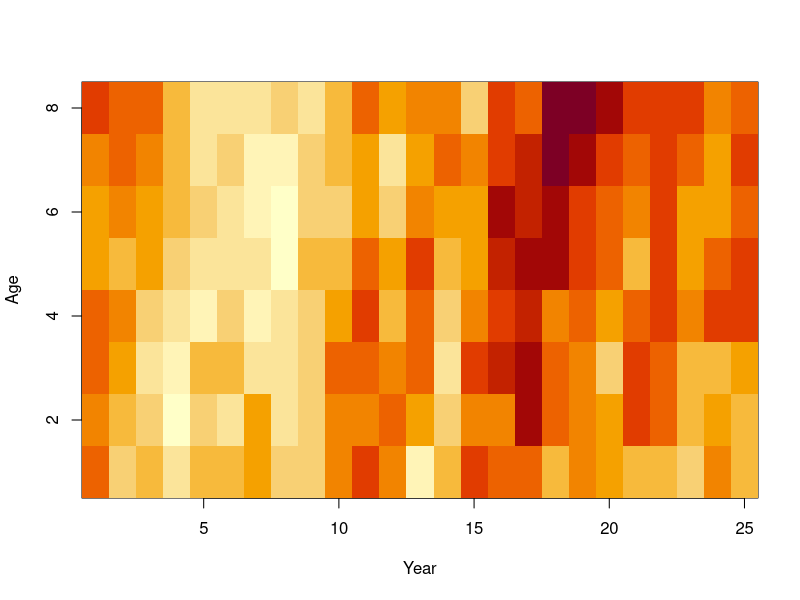
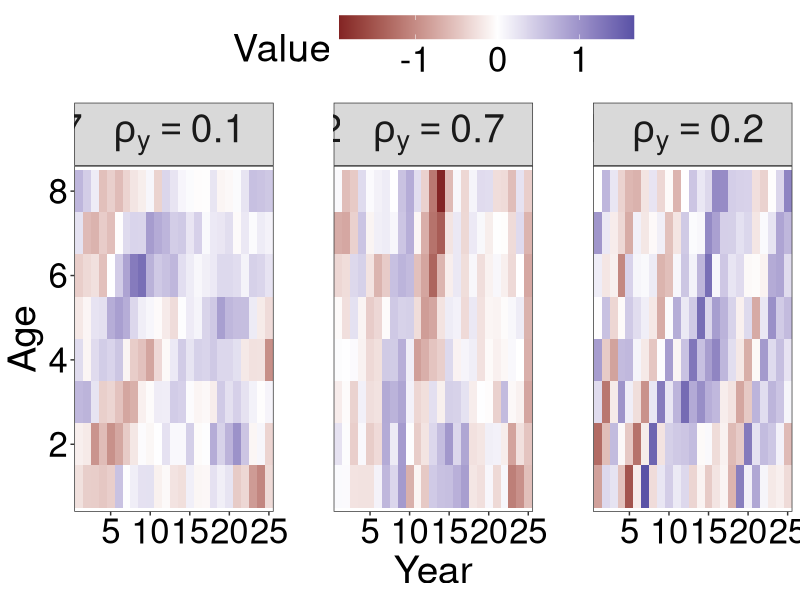

Here is the R script that generated these plots, in order:
library(here)
library(Matrix)
library(mvtnorm)
library(tidyverse)

# pcorr_year ->  Correlation for ages within a year
# pcorr_age ->  Correlation for years within an age
make_precision <-
function( n_a,
          n_t,
          pcorr_age,
          pcorr_year,
          pcorr_cohort,
          margvar = 1,
          what = "Q" ){

  index = expand.grid( "age"=seq_len(n_a), "year"=seq_len(n_t) )

  i = j = x = NULL
  for( n in 1:nrow(index) ){
    age = index[n,'age']
    year = index[n,'year']
    if( age>1 ){
      i = c( i, n )
      j = c( j, which(index[,'age']==(age-1) & index[,'year']==year) )
      x = c(x, pcorr_year)
    }
    if( year>1 ){
      i = c( i, n )
      j = c( j, which(index[,'age']==age & index[,'year']==(year-1)) )
      x = c(x, pcorr_age)
    }
    if( age>1 & year>1 ){
      i = c( i, n )
      j = c( j, which(index[,'age']==(age-1) & index[,'year']==(year-1)) )
      x = c(x, pcorr_cohort)
    }
  }

  #marg_pcorr_cohort = pcorr_cohort + 2*pcorr_age*pcorr_year
  #condvar = (1 - pcorr_age^2 - pcorr_year^2 - marg_pcorr_cohort^2) * margvar
  condvar = (1 - pcorr_age^2 - pcorr_year^2 - pcorr_cohort^2) * margvar
  #d = NULL
  #for( n in 1:nrow(index) ){
  #  age = index[n,'age']
  #  year = index[n,'year']
  #  if( age==1 & year==1 ){
  #    d = c(d, margvar)
  #  }else if( age==1 & year>1 ){
  #    d = c(d, margvar * (1-pcorr_age^2))
  #  }else if( age>1 & year==1 ){
  #    d = c(d, margvar * (1-pcorr_year^2))
  #  }else{
  #    d = c(d, condvar)
  #  }
  #}

  # Assemble SAR precision
  B = sparseMatrix( i=i, j=j, x=x, dims=rep(n_a*n_t,2) )
  I = sparseMatrix( i=seq_len(n_a*n_t), j=seq_len(n_a*n_t), x=rep(1,n_a*n_t) )
  L = solve(I-B)

  # Solve Omega recursively for stationary variance
  d = rep(NA, nrow(index))
  for( n in 1:nrow(index) ){
    if(n==1){
      d[n] = margvar
    }else{
      cumvar = sum(L[n,seq_len(n-1)] * d[seq_len(n-1)] * L[n,seq_len(n-1)])
      d[n] = (margvar-cumvar) / L[n,n]^2
    }
  }
  if(any(d<0)) stop("Check d")

  #
  Omega = sparseMatrix( i=seq_len(n_a*n_t), j=seq_len(n_a*n_t), x=d, dims=rep(n_a*n_t,2) )
  Omega_inv = sparseMatrix( i=seq_len(n_a*n_t), j=seq_len(n_a*n_t), x=1/d, dims=rep(n_a*n_t,2) )

  # Eq. 2 from Ver Hoef et al. 2018 "On the relationship between conditional (CAR) and simultaneous (SAR) autoregressive models"
  #Q = tcrossprod(I-t(B))
  #Q = (I-t(B)) %*% (I-B)
  Q = (I-t(B)) %*% Omega_inv %*% (I-B)
  Var = L %*% Omega %*% t(L)

  if(what=="Q") return(Q)
  if(what=="Var") return(Var)
  if(what=="Omega") return(Omega)
  if(what=="dmat") return(matrix(d,nrow=n_a,ncol=n_t))
}

# Explore
n_a = 8
n_t = 25
pcorr_age = 0.2
pcorr_year = 0.7
pcorr_cohort = 0.1
#marg_var = condvar / (1 - pcorr_age^2 - pcorr_year^2 - pcorr_cohort^2)
margvar = 0.1
# margvar * (1 - pcorr_age^2 - pcorr_year^2)

Q = make_precision(n_a, n_t, pcorr_age, pcorr_year, pcorr_cohort, margvar)
Omega = make_precision(n_a, n_t, pcorr_age, pcorr_year, pcorr_cohort, margvar, what="Omega")
D = make_precision(n_a, n_t, pcorr_age, pcorr_year, pcorr_cohort, margvar, what="dmat")
V = solve( Q )
Vdense = as.matrix(V)
matrix( diag(Vdense), nrow=n_a, ncol=n_t ) # Check marginal variance

Y_at = matrix( rmvnorm(n=1, mean=rep(0,n_a*n_t), sigma=Vdense), nrow=n_a, ncol=n_t )
image( y=seq_len(n_a), x=seq_len(n_t), z=t(Y_at), xlab="Year", ylab="Age" )

# Check variance
mean(Y_at^2)




# Try difference parameterizations and plot -----------------------------------------

pcorr_age = c(0.1, 0.2, 0.7)
pcorr_year = c(0.2, 0.7, 0.1)
pcorr_cohort = c(0.7, 0.1, 0.2)
margvar = 0.3

# Get label types
type = c("pa = 0.1 py = 0.2 pc = 0.7",
         "pa = 0.2 py = 0.7 pc = 0.1",
         "pa = 0.7 pc = 0.1 pc = 0.2")

# Make labels bquote to plot greek letters
pc_high = paste(bquote("~rho[a] == 0.1~~"), bquote("~rho[y] == 0.2~~"), bquote("~rho[c] == 0.7" )  )
py_high = paste(bquote("~rho[a] == 0.2~~"), bquote("~rho[y] == 0.7~~"), bquote("~rho[c] == 0.1" )  )
pa_high = paste(bquote("~rho[a] == 0.7~~"), bquote("~rho[y] == 0.1~~"), bquote("~rho[c] == 0.2" )  )

# Store values
corr_all <- data.frame()

# Loop through to create Y_at matrix dataframe for different corr values
set.seed(3124)

for(i in 1:length(pcorr_age)) {
  
  # Make precision matrix
  Q = make_precision(n_a, n_t, pcorr_age[i], pcorr_year[i], pcorr_cohort[i], margvar)
  # Get dense covariance matrix
  V = solve( Q )
  Vdense = as.matrix(V)
  
  # Simulate random draws here
  Y_at = matrix( rmvnorm(n=1, mean=rep(0,n_a*n_t), sigma=Vdense), nrow=n_a, ncol=n_t )
  
  # Munge dataframe
  Y_mat <- reshape::melt(Y_at) %>% 
    rename(Age = X1, Year = X2) %>% 
    mutate(type = type[i])
  
  # now bind into one df
  corr_all <- rbind(Y_mat, corr_all)

} # end i loop

# Get greek letters 
corr_all <- corr_all %>% 
  mutate(type = factor(type, levels = c("pa = 0.7 pc = 0.1 pc = 0.2",
                                        "pa = 0.2 py = 0.7 pc = 0.1",
                                        "pa = 0.1 py = 0.2 pc = 0.7"),
                              labels = c(pa_high, py_high, pc_high)))
 
png(here("figs", "fig2_rmvnorm_panel.png"), height = 750, width = 1850)
# Plot!
print(
  ggplot(corr_all, aes(factor(Year), factor(Age), fill = value )) +
    geom_tile(alpha = 1.5) +
    facet_wrap(~type, ncol = 3, labeller = label_parsed) +
    scale_fill_gradient2() +
    scale_y_discrete(breaks = seq(0, 8, 2)) +
    scale_x_discrete(breaks = seq(0, 25, 5)) +
    labs(x = "Year", y = "Age", fill = "Value") +
    theme_bw() +
    theme(legend.position = "top",
          panel.background = element_blank(),
          panel.grid.major = element_blank(),
          panel.grid.minor = element_blank(),
          legend.text = element_text(size = 25),
          legend.title = element_text(size = 28),
          legend.key.width = unit(1.5, "cm"),
          panel.spacing = unit(3, "lines"), # facet wrap spacing
          strip.text = element_text(size = 28),
          axis.title = element_text(size = 28),
          axis.text = element_text(size = 25, color = "black")) 
)
dev.off()
